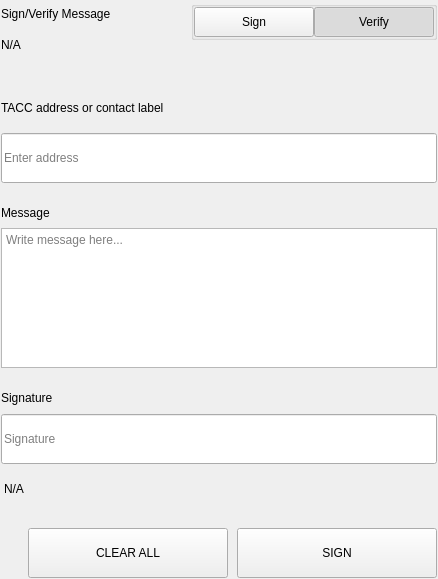
<?xml version="1.0" encoding="UTF-8"?>
<ui version="4.0">
 <class>SettingsSignMessageWidgets</class>
 <widget class="QWidget" name="SettingsSignMessageWidgets">
  <property name="geometry">
   <rect>
    <x>0</x>
    <y>0</y>
    <width>438</width>
    <height>579</height>
   </rect>
  </property>
  <property name="windowTitle">
   <string>Form</string>
  </property>
  <layout class="QVBoxLayout" name="verticalLayout">
   <property name="spacing">
    <number>0</number>
   </property>
   <property name="leftMargin">
    <number>0</number>
   </property>
   <property name="topMargin">
    <number>0</number>
   </property>
   <property name="rightMargin">
    <number>0</number>
   </property>
   <property name="bottomMargin">
    <number>0</number>
   </property>
   <item>
    <widget class="QWidget" name="left" native="true">
     <layout class="QVBoxLayout" name="verticalLayout_3">
      <property name="leftMargin">
       <number>0</number>
      </property>
      <property name="topMargin">
       <number>0</number>
      </property>
      <property name="rightMargin">
       <number>0</number>
      </property>
      <property name="bottomMargin">
       <number>0</number>
      </property>
      <item>
       <widget class="QWidget" name="container_sign" native="true">
        <layout class="QVBoxLayout" name="verticalLayout_2">
         <property name="spacing">
          <number>0</number>
         </property>
         <property name="leftMargin">
          <number>1</number>
         </property>
         <property name="topMargin">
          <number>1</number>
         </property>
         <property name="rightMargin">
          <number>1</number>
         </property>
         <property name="bottomMargin">
          <number>1</number>
         </property>
         <item>
          <layout class="QHBoxLayout" name="horizontalLayout_3" stretch="3,1">
           <property name="spacing">
            <number>40</number>
           </property>
           <item>
            <layout class="QVBoxLayout" name="verticalLayoutTitle">
             <property name="spacing">
              <number>5</number>
             </property>
             <item>
              <widget class="QLabel" name="labelTitle">
               <property name="text">
                <string>Sign/Verify Message</string>
               </property>
              </widget>
             </item>
             <item>
              <widget class="QLabel" name="labelSubtitle1">
               <property name="text">
                <string notr="true">N/A</string>
               </property>
               <property name="wordWrap">
                <bool>true</bool>
               </property>
              </widget>
             </item>
            </layout>
           </item>
           <item alignment="Qt::AlignRight|Qt::AlignTop">
            <widget class="QWidget" name="containerSwitch" native="true">
             <property name="styleSheet">
              <string notr="true">#containerSwitch{
	padding-top:9px;
}</string>
             </property>
             <layout class="QVBoxLayout" name="verticalLayout_6">
              <property name="spacing">
               <number>4</number>
              </property>
              <property name="leftMargin">
               <number>0</number>
              </property>
              <property name="topMargin">
               <number>0</number>
              </property>
              <property name="rightMargin">
               <number>0</number>
              </property>
              <property name="bottomMargin">
               <number>0</number>
              </property>
              <item alignment="Qt::AlignRight">
               <widget class="QGroupBox" name="groupBox">
                <property name="sizePolicy">
                 <sizepolicy hsizetype="Fixed" vsizetype="Preferred">
                  <horstretch>0</horstretch>
                  <verstretch>0</verstretch>
                 </sizepolicy>
                </property>
                <property name="title">
                 <string/>
                </property>
                <property name="alignment">
                 <set>Qt::AlignRight|Qt::AlignTop|Qt::AlignTrailing</set>
                </property>
                <layout class="QHBoxLayout" name="horizontalLayout_4">
                 <property name="spacing">
                  <number>0</number>
                 </property>
                 <property name="leftMargin">
                  <number>0</number>
                 </property>
                 <property name="topMargin">
                  <number>0</number>
                 </property>
                 <property name="rightMargin">
                  <number>0</number>
                 </property>
                 <property name="bottomMargin">
                  <number>0</number>
                 </property>
                 <item>
                  <widget class="QPushButton" name="pushSign">
                   <property name="minimumSize">
                    <size>
                     <width>120</width>
                     <height>30</height>
                    </size>
                   </property>
                   <property name="maximumSize">
                    <size>
                     <width>120</width>
                     <height>30</height>
                    </size>
                   </property>
                   <property name="focusPolicy">
                    <enum>Qt::NoFocus</enum>
                   </property>
                   <property name="text">
                    <string>Sign</string>
                   </property>
                   <property name="checkable">
                    <bool>true</bool>
                   </property>
                   <property name="autoExclusive">
                    <bool>true</bool>
                   </property>
                  </widget>
                 </item>
                 <item>
                  <widget class="QPushButton" name="pushVerify">
                   <property name="minimumSize">
                    <size>
                     <width>120</width>
                     <height>30</height>
                    </size>
                   </property>
                   <property name="maximumSize">
                    <size>
                     <width>120</width>
                     <height>30</height>
                    </size>
                   </property>
                   <property name="focusPolicy">
                    <enum>Qt::NoFocus</enum>
                   </property>
                   <property name="text">
                    <string>Verify</string>
                   </property>
                   <property name="checkable">
                    <bool>true</bool>
                   </property>
                   <property name="checked">
                    <bool>true</bool>
                   </property>
                   <property name="autoExclusive">
                    <bool>true</bool>
                   </property>
                  </widget>
                 </item>
                </layout>
               </widget>
              </item>
              <item alignment="Qt::AlignHCenter|Qt::AlignTop">
               <widget class="QLabel" name="labelSubtitleSwitch">
                <property name="text">
                 <string/>
                </property>
                <property name="alignment">
                 <set>Qt::AlignRight|Qt::AlignTrailing|Qt::AlignVCenter</set>
                </property>
               </widget>
              </item>
             </layout>
            </widget>
           </item>
          </layout>
         </item>
         <item>
          <spacer name="verticalSpacer_2">
           <property name="orientation">
            <enum>Qt::Vertical</enum>
           </property>
           <property name="sizeType">
            <enum>QSizePolicy::Fixed</enum>
           </property>
           <property name="sizeHint" stdset="0">
            <size>
             <width>20</width>
             <height>40</height>
            </size>
           </property>
          </spacer>
         </item>
         <item>
          <widget class="QWidget" name="containerAddress" native="true">
           <property name="sizePolicy">
            <sizepolicy hsizetype="Preferred" vsizetype="Fixed">
             <horstretch>0</horstretch>
             <verstretch>0</verstretch>
            </sizepolicy>
           </property>
           <layout class="QVBoxLayout" name="verticalLayout_5" stretch="0,0">
            <property name="spacing">
             <number>15</number>
            </property>
            <property name="leftMargin">
             <number>0</number>
            </property>
            <property name="topMargin">
             <number>0</number>
            </property>
            <property name="rightMargin">
             <number>0</number>
            </property>
            <property name="bottomMargin">
             <number>0</number>
            </property>
            <item>
             <widget class="QLabel" name="labelSubtitleAddress">
              <property name="minimumSize">
               <size>
                <width>0</width>
                <height>20</height>
               </size>
              </property>
              <property name="maximumSize">
               <size>
                <width>16777215</width>
                <height>20</height>
               </size>
              </property>
              <property name="text">
               <string>TACC address or contact label</string>
              </property>
             </widget>
            </item>
            <item>
             <widget class="QLineEdit" name="addressIn_SM">
              <property name="minimumSize">
               <size>
                <width>0</width>
                <height>50</height>
               </size>
              </property>
              <property name="maximumSize">
               <size>
                <width>16777215</width>
                <height>50</height>
               </size>
              </property>
              <property name="placeholderText">
               <string>Enter address</string>
              </property>
             </widget>
            </item>
           </layout>
          </widget>
         </item>
         <item>
          <spacer name="verticalSpacer_3">
           <property name="orientation">
            <enum>Qt::Vertical</enum>
           </property>
           <property name="sizeType">
            <enum>QSizePolicy::Fixed</enum>
           </property>
           <property name="sizeHint" stdset="0">
            <size>
             <width>20</width>
             <height>20</height>
            </size>
           </property>
          </spacer>
         </item>
         <item>
          <layout class="QVBoxLayout" name="verticalLayout_9">
           <property name="spacing">
            <number>5</number>
           </property>
           <item>
            <widget class="QLabel" name="labelSubtitleMessage">
             <property name="minimumSize">
              <size>
               <width>0</width>
               <height>20</height>
              </size>
             </property>
             <property name="maximumSize">
              <size>
               <width>16777215</width>
               <height>20</height>
              </size>
             </property>
             <property name="text">
              <string>Message</string>
             </property>
            </widget>
           </item>
           <item>
            <widget class="QPlainTextEdit" name="messageIn_SM">
             <property name="minimumSize">
              <size>
               <width>0</width>
               <height>140</height>
              </size>
             </property>
             <property name="maximumSize">
              <size>
               <width>16777215</width>
               <height>140</height>
              </size>
             </property>
             <property name="placeholderText">
              <string>Write message here...</string>
             </property>
            </widget>
           </item>
          </layout>
         </item>
         <item>
          <spacer name="verticalSpacer_4">
           <property name="orientation">
            <enum>Qt::Vertical</enum>
           </property>
           <property name="sizeType">
            <enum>QSizePolicy::Fixed</enum>
           </property>
           <property name="sizeHint" stdset="0">
            <size>
             <width>20</width>
             <height>20</height>
            </size>
           </property>
          </spacer>
         </item>
         <item>
          <widget class="QWidget" name="widget" native="true">
           <property name="minimumSize">
            <size>
             <width>0</width>
             <height>75</height>
            </size>
           </property>
           <property name="maximumSize">
            <size>
             <width>16777215</width>
             <height>16777215</height>
            </size>
           </property>
           <layout class="QVBoxLayout" name="verticalLayout_4">
            <property name="leftMargin">
             <number>0</number>
            </property>
            <property name="topMargin">
             <number>0</number>
            </property>
            <property name="rightMargin">
             <number>0</number>
            </property>
            <property name="bottomMargin">
             <number>0</number>
            </property>
            <item>
             <widget class="QLabel" name="labelSubtitleSignature">
              <property name="minimumSize">
               <size>
                <width>0</width>
                <height>20</height>
               </size>
              </property>
              <property name="maximumSize">
               <size>
                <width>16777215</width>
                <height>20</height>
               </size>
              </property>
              <property name="text">
               <string>Signature</string>
              </property>
             </widget>
            </item>
            <item>
             <widget class="QLineEdit" name="signatureOut_SM">
              <property name="minimumSize">
               <size>
                <width>0</width>
                <height>50</height>
               </size>
              </property>
              <property name="placeholderText">
               <string>Signature</string>
              </property>
             </widget>
            </item>
           </layout>
          </widget>
         </item>
         <item>
          <widget class="QLabel" name="statusLabel_SM">
           <property name="styleSheet">
            <string notr="true">padding-top:5px;</string>
           </property>
           <property name="text">
            <string notr="true">N/A</string>
           </property>
          </widget>
         </item>
         <item>
          <spacer name="verticalSpacer">
           <property name="orientation">
            <enum>Qt::Vertical</enum>
           </property>
           <property name="sizeType">
            <enum>QSizePolicy::Fixed</enum>
           </property>
           <property name="sizeHint" stdset="0">
            <size>
             <width>20</width>
             <height>20</height>
            </size>
           </property>
          </spacer>
         </item>
         <item>
          <layout class="QHBoxLayout" name="horizontalLayout_7">
           <property name="spacing">
            <number>9</number>
           </property>
           <item>
            <spacer name="horizontalSpacer_5">
             <property name="orientation">
              <enum>Qt::Horizontal</enum>
             </property>
             <property name="sizeType">
              <enum>QSizePolicy::Expanding</enum>
             </property>
             <property name="sizeHint" stdset="0">
              <size>
               <width>40</width>
               <height>20</height>
              </size>
             </property>
            </spacer>
           </item>
           <item>
            <widget class="QPushButton" name="pushButtonClear">
             <property name="minimumSize">
              <size>
               <width>200</width>
               <height>50</height>
              </size>
             </property>
             <property name="focusPolicy">
              <enum>Qt::NoFocus</enum>
             </property>
             <property name="text">
              <string>CLEAR ALL</string>
             </property>
            </widget>
           </item>
           <item>
            <widget class="QPushButton" name="pushButtonSave">
             <property name="minimumSize">
              <size>
               <width>200</width>
               <height>50</height>
              </size>
             </property>
             <property name="maximumSize">
              <size>
               <width>200</width>
               <height>50</height>
              </size>
             </property>
             <property name="focusPolicy">
              <enum>Qt::NoFocus</enum>
             </property>
             <property name="text">
              <string>SIGN</string>
             </property>
            </widget>
           </item>
          </layout>
         </item>
        </layout>
       </widget>
      </item>
     </layout>
    </widget>
   </item>
  </layout>
 </widget>
 <resources/>
 <connections/>
</ui>
